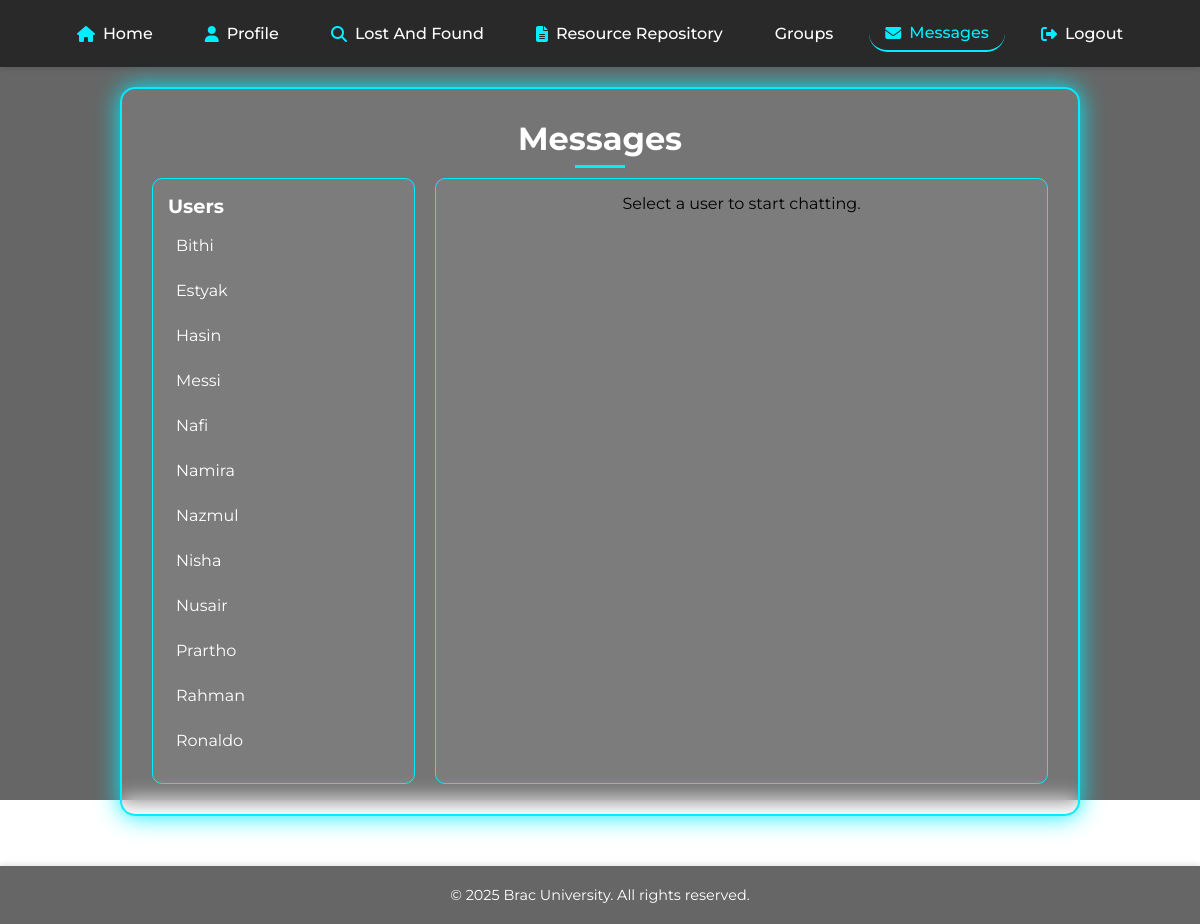
Page /messaging/messages.php (signed in) on the committed database.
### tables this page shows
CREATE TABLE `user` (
  `user_id` int(11) NOT NULL AUTO_INCREMENT,
  `username` varchar(50) NOT NULL,
  `email` varchar(100) NOT NULL,
  `password` varchar(255) NOT NULL,
  `status` varchar(50) NOT NULL DEFAULT 'Offline',
  `id_no` int(11) DEFAULT NULL,
  PRIMARY KEY (`user_id`),
  UNIQUE KEY `email` (`email`),
  UNIQUE KEY `id_no` (`id_no`)
);

### messaging/messages.php (the view, shortened to what this page needs)
<?php
require_once '../connect.php';
$user_id = $_SESSION['user_id'];
$users_query = "SELECT user_id, username FROM user WHERE user_id != $user_id ORDER BY username";
$users_result = mysqli_query($conn, $users_query);
$selected_user_id = isset($_GET['user_id']) ? intval($_GET['user_id']) : 0;
$selected_username = '';
$messages = [];
?>
<!DOCTYPE html>
<html lang="en">
<head>
    <link rel="stylesheet" href="style.css">
</head>
<body>
    <div class="bg-overlay"></div>
    <main>
        <nav>
            <a href="../index.php">Home</a>
            <a href="../Profile_dashboard/profile.php">Profile</a>
            <a href="../lost_and_found/lost_and_foundpage.php">Lost And Found</a>
            <a href="../Resource_Repository/resourcepage.php">Resource Repository</a>
            <a href="../group_post/group_select.php">Groups</a>
            <a href="messages.php" class="active">Messages</a>
            <a href="../logout.php">Logout</a>
        </nav>
        <div class="container messaging-section">
            <h1>Messages</h1>
            <div class="messaging-container">
                <div class="sidebar">
                    <h2>Users</h2>
                    <ul class="user-list">
                        <?php while ($user = mysqli_fetch_assoc($users_result)): ?>
                            <li class="<?= $selected_user_id == $user['user_id'] ? 'active' : '' ?>">
                                <a href="messages.php?user_id=<?= ($user['user_id']) ?>">
                                    <?= ($user['username']) ?>
                                </a>
                            </li>
                        <?php endwhile; ?>
                    </ul>
                </div>
                <div class="chat-area">
                    <?php if ($selected_user_id > 0): ?>
                        <h2>Chat with <?= ($selected_username) ?></h2>
                        <div class="messages">
                            <?php if (empty($messages)): ?>
                                <p class="no-messages">No messages yet.</p>
                            <?php else: ?>
                                <?php foreach ($messages as $message): ?>
                                    <div class="message <?= $message['sender_id'] == $user_id ? 'sent' : 'received' ?>">
                                        <div class="message-header">
                                            <span class="username"><?= ($message['username']) ?></span>
                                            <span class="timestamp"><?= ($message['timestamp']) ?></span>
                                        </div>
                                        <p><?= ($message['content']) ?></p>
                                    </div>
                                <?php endforeach; ?>
                            <?php endif; ?>
                        </div>
                        <form action="" method="POST" class="report-form message-form">
                            <textarea name="message_content" placeholder="Type a message..." required></textarea>
                            <button type="submit" class="btn">Send</button>
                        </form>
                    <?php else: ?>
                        <p class="no-selection">Select a user to start chatting.</p>
                    <?php endif; ?>
                </div>
            </div>
        </div>
    </main>
    <footer class="site-footer">
        © 2025 Brac University. All rights reserved.
    </footer>
</body>
</html>

### messaging/style.css (style rules this page uses)
* { margin: 0; padding: 0; box-sizing: border-box; font-family: 'Montserrat', sans-serif; }
html, body { height: 100%; margin: 0; }
body { min-height: 100vh; background: url('https://ceramicbangladesh.com/wp-content/uploads/2025/02/Asset-14_13_11zon.webp') no-repeat center/cover fixed; position: relative; overflow-x: hidden; display: flex; flex-direction: column; }
.bg-overlay { position: fixed; top: 0; left: 0; width: 100vw; height: 100vh; background: rgba(0, 0, 0, 0.6); z-index: -1; pointer-events: none; }
main { flex: 1 0 auto; }
nav { display: flex; justify-content: center; gap: 20px; padding: 15px 0; background: rgba(0, 0, 0, 0.6); box-shadow: 0 2px 5px rgba(0, 0, 0, 0.1); position: sticky; top: 0; z-index: 1000; animation: fadeInUp 0.5s ease-out 0.2s backwards; }
nav a { text-decoration: none; color: #fff; font-size: 1rem; font-weight: 500; padding: 8px 16px; border-radius: 20px; transition: background 0.3s ease, color 0.3s ease, transform 0.3s ease; display: flex; align-items: center; gap: 8px; }
nav a::before { font-family: 'Font Awesome 6 Free'; font-weight: 900; color: #0ef; }
nav a[href="../index.php"]::before { content: '\f015'; }
nav a[href="../Profile_dashboard/profile.php"]::before { content: '\f007'; }
nav a[href="../lost_and_found/lost_and_foundpage.php"]::before { content: '\f002'; }
nav a[href="../Resource_Repository/resourcepage.php"]::before { content: '\f15c'; }
nav a[href="messages.php"]::before { content: '\f0e0'; }
nav a[href="../logout.php"]::before { content: '\f2f5'; }
nav a.active { border-bottom: 2px solid #0ef; color: #0ef; }
nav a.active::before { color: #0ef; }
.container { margin: 20px auto; margin-bottom: 50px; background: rgba(255, 255, 255, 0.1); backdrop-filter: blur(10px); border: 2px solid #0ef; box-shadow: 0 0 25px #0ef; border-radius: 15px; padding: 30px; text-align: center; animation: fadeInUp 0.7s ease-out 0.4s backwards; }
.report-section, .posts-section, .messaging-section { width: 80%; max-width: 1000px; }
.container h1 { font-size: 2rem; color: #fff; margin-bottom: 15px; position: relative; }
.container h1::after { content: ''; width: 50px; height: 3px; background: #0ef; position: absolute; bottom: -10px; left: 50%; transform: translateX(-50%); }
.messaging-container { display: flex; gap: 20px; margin-top: 20px; }
.sidebar { width: 30%; background: rgba(255, 255, 255, 0.05); border: 1px solid #0ef; border-radius: 10px; padding: 15px; text-align: left; }
.sidebar h2 { font-size: 1.2rem; color: #fff; margin-bottom: 10px; }
.user-list { list-style: none; }
.user-list li { margin-bottom: 10px; }
.user-list li a { color: #fff; text-decoration: none; font-size: 1rem; display: block; padding: 8px; border-radius: 5px; transition: background 0.3s ease, color 0.3s ease; }
.chat-area { width: 70%; background: rgba(255, 255, 255, 0.05); border: 1px solid #0ef; border-radius: 10px; padding: 15px; }
.site-footer { flex-shrink: 0; text-align: center; padding: 20px; background: rgba(0, 0, 0, 0.6); backdrop-filter: blur(10px); box-shadow: 0 -2px 5px rgba(0, 0, 0, 0.1); font-size: 0.9rem; color: #fff; animation: fadeInUp 0.7s ease-out 0.6s backwards; }

### rows in the picture
user: username "Bithi"
user: username "Estyak"
user: username "Hasin"
user: username "Messi"
user: username "Nafi"
user: username "Namira"
user: username "Nazmul"
user: username "Nisha"
user: username "Nusair"
user: username "Prartho"
user: username "Rahman"
user: username "Ronaldo"
